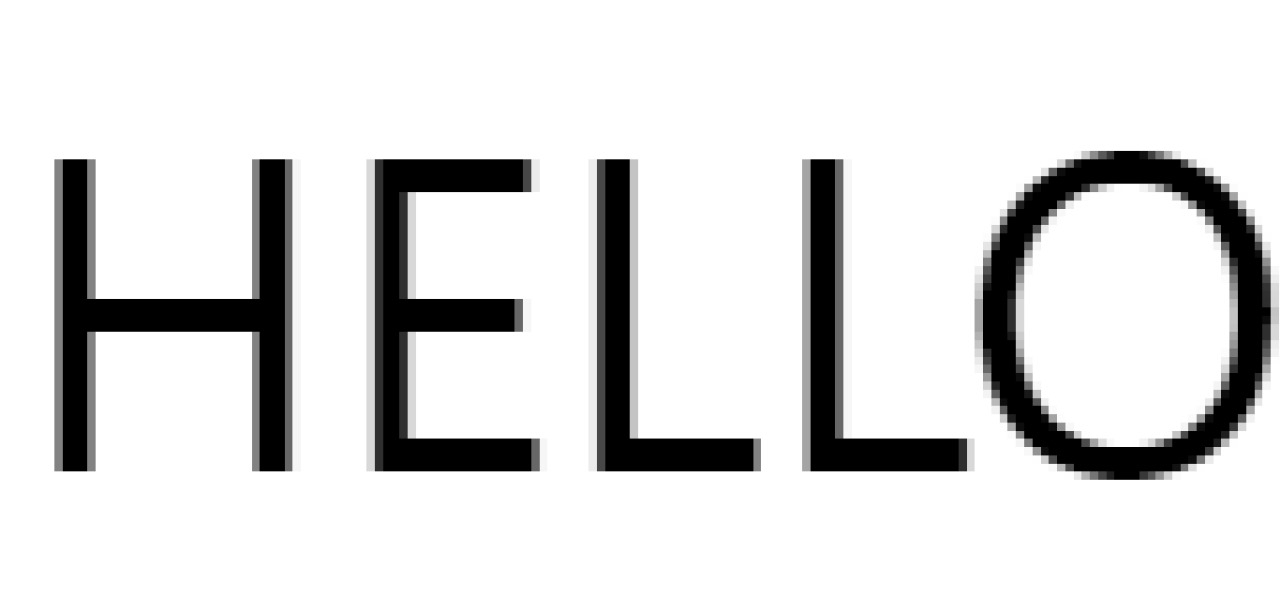
#> input picture test.jpg, 1280 x 595 px
$ python generate.py test.jpg
#> lines starting #> are read from the running program, lines starting #| are printed output that depends on the picture; after the words box and inside, x2 and y2 are one past the last pixel; in counts of white or black regions, pixels touching at a corner belong together
from PIL import Image,ImageDraw
import os
import sys
from random import SystemRandom
random = SystemRandom()

if len(sys.argv) != 2:
    print("This takes one argument; the image to be split.")
    exit()
infile = str(sys.argv[1])

if not os.path.isfile(infile):
    print("That file does not exist.")
    exit()

img = Image.open(infile)
#> img is the input picture: PIL image 1280x595 RGB; min 0, max 255, mean 219.3
f, e = os.path.splitext(infile)
out_filename_A = f+"_A.png"
out_filename_B = f+"_B.png"
img = img.convert('1')
#> img: PIL image 1280x595 1; 86% white; 1983 black regions (1978 under 20 px), largest, box (x1, y1, x2, y2) and area: (975, 151, 1272, 480) 28733, (54, 159, 293, 472) 26050, (374, 159, 540, 472) 21402, (802, 159, 967, 472) 14234, (597, 159, 761, 472) 13807

print("Image size: {}".format(img.size))
#| Image size: (1280, 595)
width = img.size[0]*2
#> width = 2560
height = img.size[1]*2
#> height = 1190
print("{} x {}".format(width, height))
#| 2560 x 1190
out_image_A = Image.new('1', (width, height))
#> out_image_A: PIL image 2560x1190 1; every value is 0
out_image_B = Image.new('1', (width, height))
draw_A = ImageDraw.Draw(out_image_A)
draw_B = ImageDraw.Draw(out_image_B)

patterns = ((1, 1, 0, 0), (1, 0, 1, 0), (1, 0, 0, 1),
(0, 1, 1, 0), (0, 1, 0, 1), (0, 0, 1, 1))
# Your message
message = "Hello, steganography!"
# Cycle through pixels
for x in range(0, int(width/2)):
    for y in range(0, int(height/2)):
        pixel = img.getpixel((x, y))
        pat = random.choice(patterns)
        draw_A.point((x*2, y*2), pat[0])
        draw_A.point((x*2+1, y*2), pat[1])
        draw_A.point((x*2, y*2+1), pat[2])
        draw_A.point((x*2+1, y*2+1), pat[3])
        if pixel == 0:
            draw_B.point((x*2, y*2), 1-pat[0])
            draw_B.point((x*2+1, y*2), 1-pat[1])
            draw_B.point((x*2, y*2+1), 1-pat[2])
            draw_B.point((x*2+1, y*2+1), 1-pat[3])
        else:
            draw_B.point((x*2, y*2), pat[0])
            draw_B.point((x*2+1, y*2), pat[1])
            draw_B.point((x*2, y*2+1), pat[2])
            draw_B.point((x*2+1, y*2+1), pat[3])

out_image_A.save(out_filename_A, 'PNG')
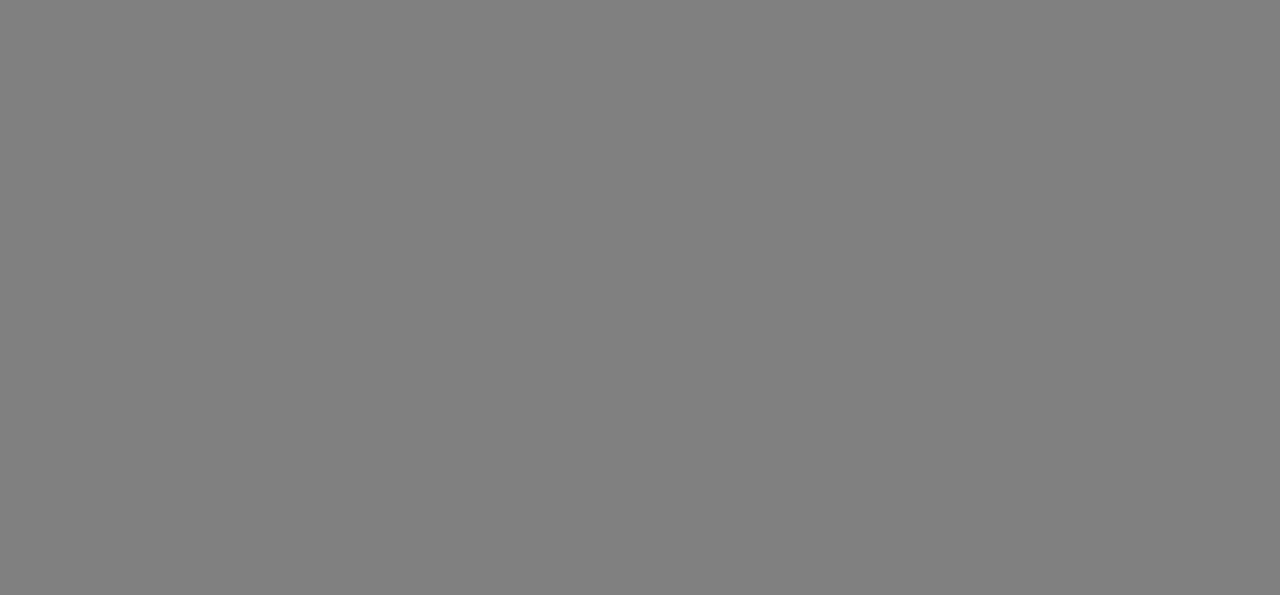
#> saved as test_A.png: PIL image 2560x1190 1 (shown at 1/2 size); 50% white in thin lines or dots
out_image_B.save(out_filename_B, 'PNG')
print("Done.")
